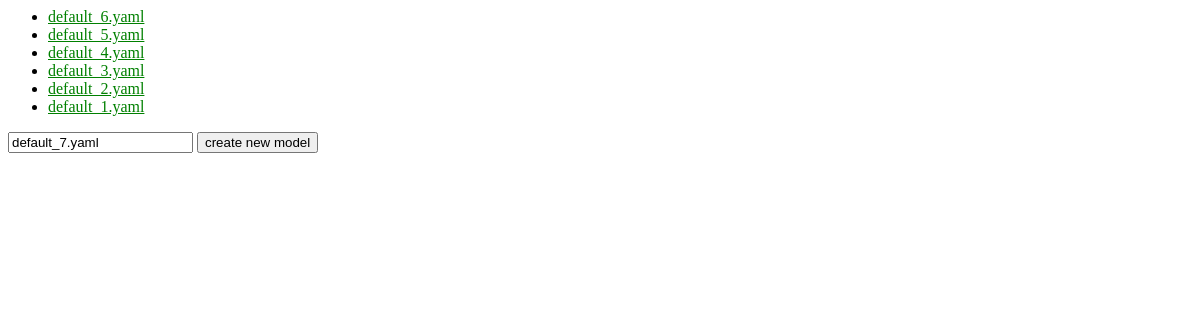
/yaml_creator/, run on an earlier commit of the app's database.
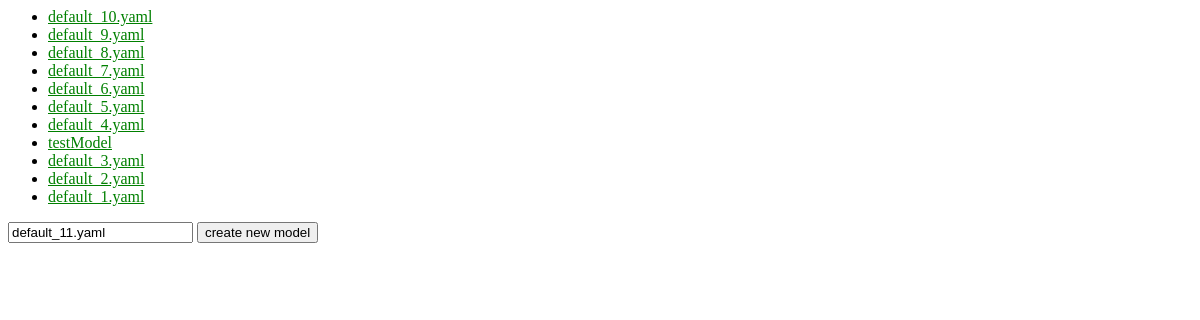
And on a later commit of the database.
### yaml_creator/models/ModelDescriptor.py (models this page shows)
class ModelDescriptor(models.Model):
    filename=models.CharField(max_length=200,primary_key=True,default=default_yaml_file_name)
    doi=models.URLField(max_length=200)
    pub_date=models.DateTimeField('date published')

### yaml_creator/views/data_base_index.py (the view)
# urls.py: path('',data_base_index, name='data_base_index'),
def data_base_index(request):
    latest_modeldescriptor_list = ModelDescriptor.objects.order_by('-pub_date')
    context={
        'latest_modeldescriptor_list':latest_modeldescriptor_list,
        'yaml_file_name_default':default_yaml_file_name()}
    print('######################')
    print(context)
    print('######################')
    return render(request,'yaml_creator/data_base_index.html',context)

### yaml_creator/models/ModelDescriptor.py (called while the page is built)
def default_yaml_file_name():
    yaml_file_names=[m.filename for m in ModelDescriptor.objects.all()]
    default_trunk='default_'
    num_str='[0-9]+'
    P_num=re.compile(num_str)
    P=re.compile(default_trunk+num_str+'\.yaml')
    dl=[name for name in yaml_file_names if P.match(name) is not None]
    if len(dl)==0:
        yaml_file_name_default=default_trunk+'1.yaml'
    else:
        nmax=max([int(P_num.search(name).group()) for name in dl])
        yaml_file_name_default=default_trunk+str(nmax+1)+'.yaml'
    return yaml_file_name_default

### yaml_creator/templates/yaml_creator/data_base_index.html (shortened to what this page needs)
{% load static %}
<link rel="stylesheet" type="text/css" href="{% static 'yaml_creator/style.css' %}" />
<ul>
    {% for md in latest_modeldescriptor_list   %}
    	<li>
	    <a href="{%url 'detail' md.filename%}">{{md.filename}}</a>
	</li>
    {% endfor %}
</ul>
<form action="{% url 'create_new_ModelDescriptor'%}" method="post">
	<input type="text" name="filename" value="{{ yaml_file_name_default }}" />
  	<input type="submit" value="create new model" />
</form>

### yaml_creator/static/yaml_creator/style.css (style rules this page uses)
li a { color:green }

What changed in the data, as far as the page shows it:
added ModelDescriptor: filename "default_10.yaml"
added ModelDescriptor: filename "default_9.yaml"
added ModelDescriptor: filename "default_8.yaml"
added ModelDescriptor: filename "default_7.yaml"
added ModelDescriptor: filename "testModel"
Also different on the page:
form field filename: "default_7.yaml" → "default_11.yaml"
